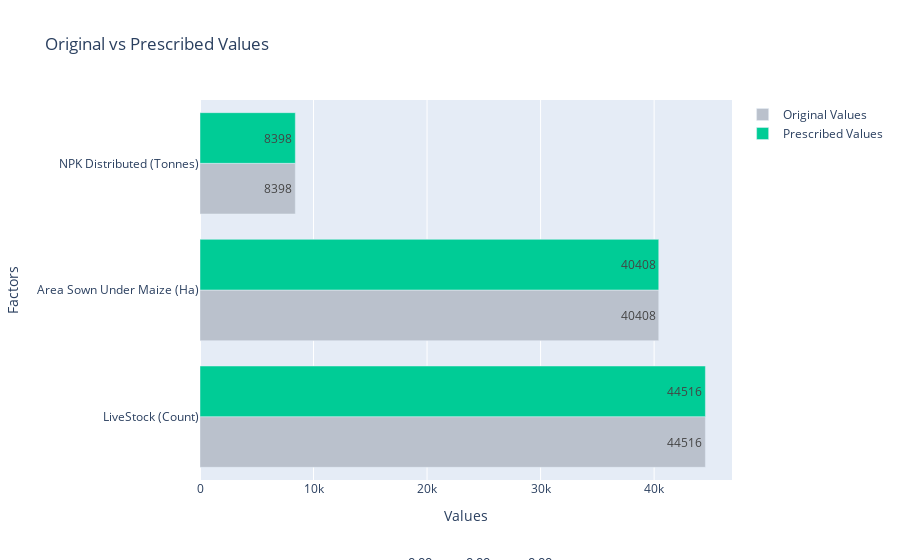

Write notebook code for a chart like this one.
### Code cell
import pandas as pd
import plotly.graph_objects as go
import ipywidgets as widgets
from ipywidgets import interact
from IPython.display import clear_output

# Function to update the bar plot based on sensitivity sliders
def update_bar_plot(alpha1, alpha2, alpha3):
    tolerance = 1e-5
    
    # Filter the dataframe based on slider sensitivity values
    filtered_df = viz_df2[
        # (viz_df2['Sensitivity_SowingSeedsDistributed_Maize'].between(alpha1 - tolerance, alpha1 + tolerance)) &
        (viz_df2['Sensitivity_LivestockCensus_2012_Cattle'].between(alpha1 - tolerance, alpha1 + tolerance)) &
        (viz_df2['Sensitivity_AreaUnderCereals_Maize'].between(alpha2 - tolerance, alpha2 + tolerance)) & 
        (viz_df2['Sensitivity_TotalNPK'].between(alpha3 - tolerance, alpha3 + tolerance)) 
        # (viz_df2['Sensitivity_NetAreaIrrigatedUnderDifferentSources_TubeWells_NetIrrigatedArea'].between(alpha5 - tolerance, alpha5 + tolerance))
    ]
    
    # Define the factors and their display names
    factors = ['New_F1', 'New_F2', 'New_F3']
    # display_names = ['Seeds_Maize', 'Cattle', 'Area_Maize', 'TotalNPK', 'TubeWells']
    display_names = ['LiveStock (Count)', 'Area Sown Under Maize (Ha)', 'NPK Distributed (Tonnes)']

    # Calculate mean values for the selected sensitivity group
    user_values = filtered_df[factors].mean().round()
    
    # Get the mean values for the original case where all sensitivities are zero
    # original_values = viz_df2[viz_df2[['Sensitivity_SowingSeedsDistributed_Maize_320', 'Sensitivity_LivestockCensus_2012_Cattle_354',
    #                                    'Sensitivity_AreaUnderCereals_Maize_193', 'Sensitivity_TotalNPK_315',
    #                                    'Sensitivity_NetAreaIrrigatedUnderDifferentSources_TubeWells_NetIrrigatedArea_182']].eq(0).all(axis=1)][factors].mean()

    original_values = viz_df2[viz_df2[['Sensitivity_LivestockCensus_2012_Cattle',
                                       'Sensitivity_AreaUnderCereals_Maize', 'Sensitivity_TotalNPK']].eq(0).all(axis=1)][factors].mean().round()


    # Create the bar plot with interchanged axes
    fig = go.Figure(data=[
        go.Bar(name='Original Values ', y=display_names, x=original_values, marker_color='#BAC1CC', orientation='h',text=original_values),
        go.Bar(name='Prescribed Values', y=display_names, x=user_values, marker_color='#00CC96', orientation='h',text=user_values)
    ])

    # Customize the layout
    fig.update_layout(
        title="Original vs Prescribed Values",
        yaxis_title="Factors",
        xaxis_title="Values",
        barmode='group'
    )
    
    fig.update_layout(
        annotations=[
            dict(
                x=0.5,
                y=-0.25,
                showarrow=False,
                text=f' α<sub>LV</sub>: {alpha1:.2f}, α<sub>AM</sub>: {alpha2:.2f}, α<sub>NPK</sub>: {alpha3:.2f}',
                xref="paper",
                yref="paper",
                font=dict(size=13)
            )
        ],
    )

    # Clear previous output and display updated plot
    clear_output()
    display(fig)

# Creating sliders for interaction
# alpha1_slider = widgets.FloatSlider(value=0, min=0, max=1, step=0.1, description='αMS:')
alpha1_slider = widgets.FloatSlider(value=0, min=0, max=1, step=0.1, description='αLV:')
alpha2_slider = widgets.FloatSlider(value=0, min=0, max=1, step=0.1, description='αAM:')
alpha3_slider = widgets.FloatSlider(value=0, min=0, max=1, step=0.1, description='αNPK:')
# alpha5_slider = widgets.FloatSlider(value=0, min=0, max=1, step=0.1, description='αTBW:')

# Creating interactive plot
interactive_plot = interact(update_bar_plot, 
                            alpha1=alpha1_slider, 
                            alpha2=alpha2_slider, 
                            alpha3=alpha3_slider)

widgets.VBox([alpha1_slider, alpha2_slider, alpha3_slider])

### Figure 1 — Plotly figure (JSON) as saved in the notebook; plotly's stock layout.template omitted (floating-point values rounded to 4 significant figures)
{"data": [{"marker": {"color": "#BAC1CC"}, "name": "Original Values ", "orientation": "h", "text": [44516, 40408, 8398], "type": "bar", "x": [44516, 40408, 8398], "y": ["LiveStock (Count)", "Area Sown Under Maize (Ha)", "NPK Distributed (Tonnes)"]}, {"marker": {"color": "#00CC96"}, "name": "Prescribed Values", "orientation": "h", "text": [44516, 40408, 8398], "type": "bar", "x": [44516, 40408, 8398], "y": ["LiveStock (Count)", "Area Sown Under Maize (Ha)", "NPK Distributed (Tonnes)"]}], "layout": {"annotations": [{"font": {"size": 13}, "showarrow": false, "text": " α<sub>LV</sub>: 0.00, α<sub>AM</sub>: 0.00, α<sub>NPK</sub>: 0.00", "x": 0.5, "xref": "paper", "y": -0.25, "yref": "paper"}], "barmode": "group", "title": {"text": "Original vs Prescribed Values"}, "xaxis": {"title": {"text": "Values"}}, "yaxis": {"title": {"text": "Factors"}}}}
